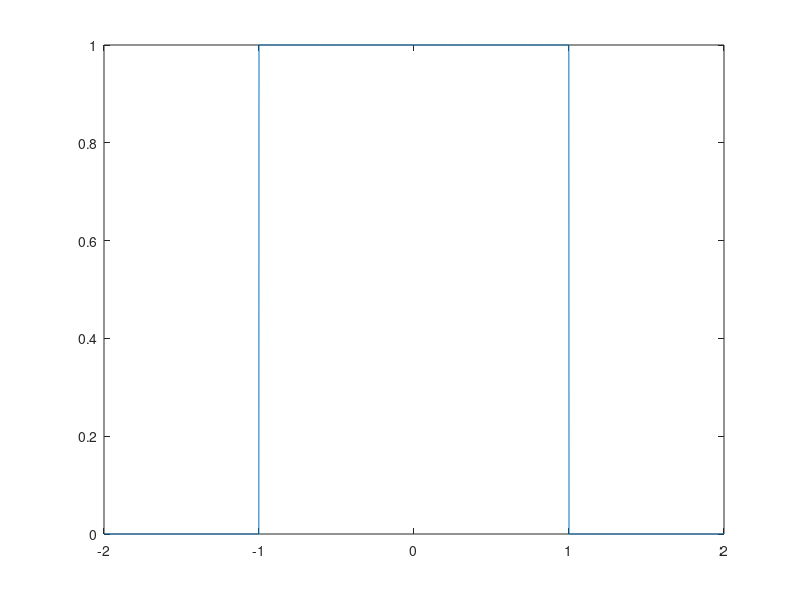
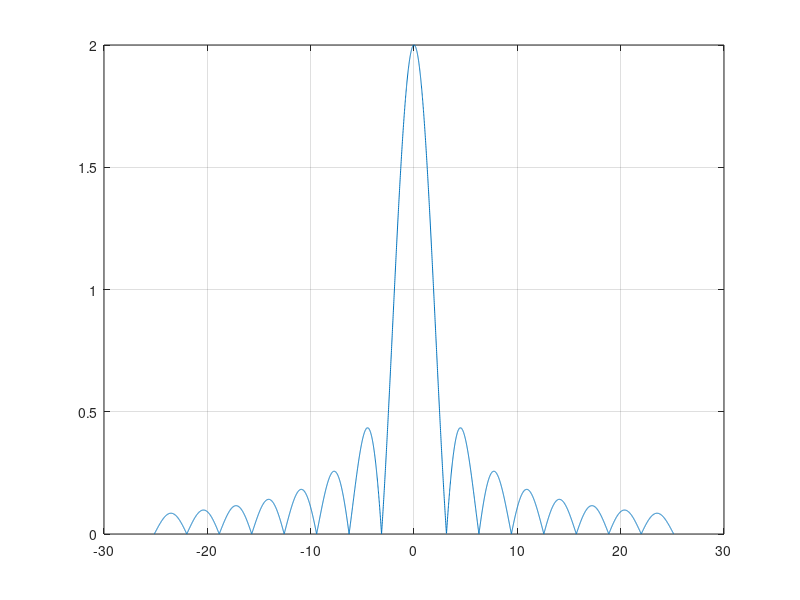

The MATLAB source for these figures, in order:
clc
clear all
close all
t = -2:0.001:2;
xct = (t>=-1)-(t>=1); %rectangular pulse
plot(t,xct);
figure;
w = -8*pi:0.01:8*pi;
for i =1:length(w)
    xcw(i) = trapz(t,xct.*exp(-1i*w(i).*t));
end
plot(w,abs(xcw));
grid on;
